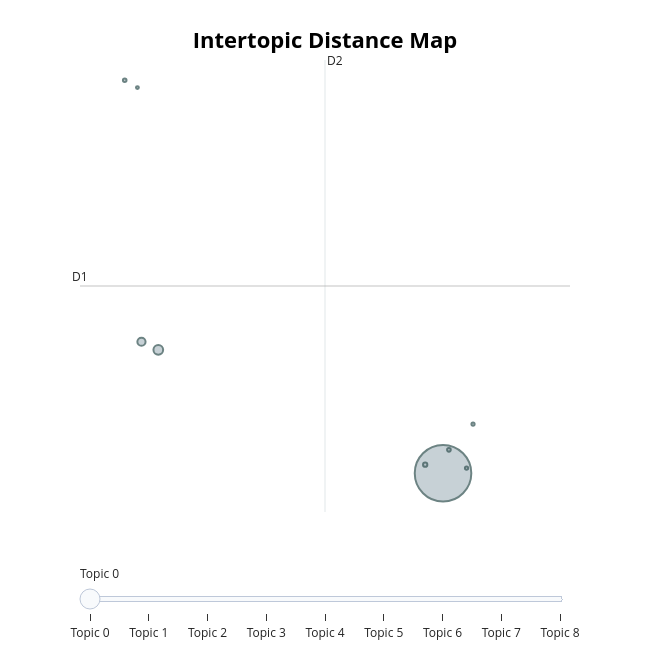

Notebook code for this chart:
### Code cell
# Visualize DBSCAN topics
topic_model_dbscan.visualize_topics()

### Figure 1 — Plotly figure (JSON) as saved in the notebook; plotly's stock layout.template omitted (floating-point values rounded to 4 significant figures)
{"data": [{"customdata": [[0, "covid | coronavirus | new | cases | tests", 5716], [1, "nigeria | covid reported | reported nigeria | lagos | cases covid", 169], [2, "fct | kaduna | ogun | rivers | oyo", 120], [3, "contact tracing | tracing | contact | phone | contacts", 33], [4, "coin | money | funds | pension | shortage", 24], [5, "india tracker | staysafe mohfw | recovered active | indiawillwin staysafe | indiafightscorona indiawillwin", 23], [6, "punishable | posting | disaster management | management act | punishable offense", 19], [7, "vitamin | deficiency | vit | supplements | severity", 18], [8, "covid recovery | india covid | recovery rate | recovery | steady improvement", 15]], "hovertemplate": "<b>Topic %{customdata[0]}</b><br>%{customdata[1]}<br>Size: %{customdata[2]}", "legendgroup": "", "marker": {"color": "#B0BEC5", "line": {"color": "DarkSlateGrey", "width": 2}, "size": [5716, 169, 120, 33, 24, 23, 19, 18, 15], "sizemode": "area", "sizeref": 3.572, "symbol": "circle"}, "mode": "markers", "name": "", "orientation": "v", "showlegend": false, "type": "scatter", "x": [15.08, 8.114, 7.702, 14.64, 15.22, 7.292, 15.65, 15.81, 7.603], "xaxis": "x", "y": [-10.83, -5.654, -5.317, -10.47, -9.85, 5.655, -10.61, -8.771, 5.344], "yaxis": "y"}], "layout": {"annotations": [{"showarrow": false, "text": "D1", "x": 6.199, "y": -2.978, "yshift": 10}, {"showarrow": false, "text": "D2", "x": 12.19, "xshift": 10, "y": 6.503}], "height": 650, "hoverlabel": {"bgcolor": "white", "font": {"family": "Rockwell", "size": 16}}, "legend": {"itemsizing": "constant", "tracegroupgap": 0}, "margin": {"t": 60}, "shapes": [{"line": {"color": "#CFD8DC", "width": 2}, "type": "line", "x0": 12.19, "x1": 12.19, "y0": -12.46, "y1": 6.503}, {"line": {"color": "#9E9E9E", "width": 2}, "type": "line", "x0": 6.199, "x1": 18.18, "y0": -2.978, "y1": -2.978}], "sliders": [{"active": 0, "pad": {"t": 50}, "steps": [{"args": [{"marker.color": [["red", "#B0BEC5", "#B0BEC5", "#B0BEC5", "#B0BEC5", "#B0BEC5", "#B0BEC5", "#B0BEC5", "#B0BEC5"]]}], "label": "Topic 0", "method": "update"}, {"args": [{"marker.color": [["#B0BEC5", "red", "#B0BEC5", "#B0BEC5", "#B0BEC5", "#B0BEC5", "#B0BEC5", "#B0BEC5", "#B0BEC5"]]}], "label": "Topic 1", "method": "update"}, {"args": [{"marker.color": [["#B0BEC5", "#B0BEC5", "red", "#B0BEC5", "#B0BEC5", "#B0BEC5", "#B0BEC5", "#B0BEC5", "#B0BEC5"]]}], "label": "Topic 2", "method": "update"}, {"args": [{"marker.color": [["#B0BEC5", "#B0BEC5", "#B0BEC5", "red", "#B0BEC5", "#B0BEC5", "#B0BEC5", "#B0BEC5", "#B0BEC5"]]}], "label": "Topic 3", "method": "update"}, {"args": [{"marker.color": [["#B0BEC5", "#B0BEC5", "#B0BEC5", "#B0BEC5", "red", "#B0BEC5", "#B0BEC5", "#B0BEC5", "#B0BEC5"]]}], "label": "Topic 4", "method": "update"}, {"args": [{"marker.color": [["#B0BEC5", "#B0BEC5", "#B0BEC5", "#B0BEC5", "#B0BEC5", "red", "#B0BEC5", "#B0BEC5", "#B0BEC5"]]}], "label": "Topic 5", "method": "update"}, {"args": [{"marker.color": [["#B0BEC5", "#B0BEC5", "#B0BEC5", "#B0BEC5", "#B0BEC5", "#B0BEC5", "red", "#B0BEC5", "#B0BEC5"]]}], "label": "Topic 6", "method": "update"}, {"args": [{"marker.color": [["#B0BEC5", "#B0BEC5", "#B0BEC5", "#B0BEC5", "#B0BEC5", "#B0BEC5", "#B0BEC5", "red", "#B0BEC5"]]}], "label": "Topic 7", "method": "update"}, {"args": [{"marker.color": [["#B0BEC5", "#B0BEC5", "#B0BEC5", "#B0BEC5", "#B0BEC5", "#B0BEC5", "#B0BEC5", "#B0BEC5", "red"]]}], "label": "Topic 8", "method": "update"}]}], "title": {"font": {"color": "Black", "size": 22}, "text": "<b>Intertopic Distance Map</b>", "x": 0.5, "xanchor": "center", "y": 0.95, "yanchor": "top"}, "width": 650, "xaxis": {"anchor": "y", "domain": [0, 1], "range": [6.199, 18.18], "title": {"text": ""}, "visible": false}, "yaxis": {"anchor": "x", "domain": [0, 1], "range": [-12.46, 6.503], "title": {"text": ""}, "visible": false}}}
